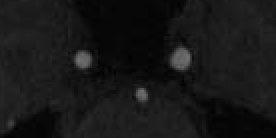
#> input picture DIP_作业/DIP/six/MRA.pgm, 138 x 69 px, found by its file name (shown 2 times larger)
$ jupyter execute '附件1-3.ipynb'
#> lines starting #> are read from the running program, lines starting #| are printed output that depends on the picture; after the words box and inside, x2 and y2 are one past the last pixel; in counts of white or black regions, pixels touching at a corner belong together
#> further down, mra is the input picture: shape (69, 138); min 1, max 114, mean 23.3
[cell 1]
# coding:utf8
import numpy as np
import cv2
from PIL import Image
import pytesseract
import matplotlib.pyplot as plt
import math

[cell 2]
# otsu算法
def otsu(img):
    img_vector = img.flatten()
#> img_vector = 9522 values, max 114 at index 4179, min 1 at index 4067, mean 23.29
    pixel_counter = np.zeros(256)
    for pixel_value in img_vector:
        pixel_counter[pixel_value] += 1
#> this loop made 9522 passes
#> pixel_value on passes 1 to 3: 28, 23, 30
#> after the loop, pixel_counter = 256 values, max 862 at index 7, min 0 at index 0, mean 37.2


    min_variance = np.inf
    best_threshold = 0
    pixel_value = np.arange(256)
    for threshold in range(256):

        pixel_value_A = pixel_value[0:threshold]
        pixel_value_B = pixel_value[threshold:]

        totalPixelNum_A = np.sum(pixel_counter[pixel_value_A])
        totalPixelNum_B = np.sum(pixel_counter[pixel_value_B])

        Probability_pixelvalue_A = pixel_counter[pixel_value_A]/totalPixelNum_A
        Probability_pixelvalue_B = pixel_counter[pixel_value_B]/totalPixelNum_B

        meanPixelValue_A = np.sum(pixel_value_A  *  Probability_pixelvalue_A)
        meanPixelValue_B = np.sum(pixel_value_B  *  Probability_pixelvalue_B)

        varianceA = np.sum(Probability_pixelvalue_A * (pixel_value_A-meanPixelValue_A)**2)
        varianceB = np.sum(Probability_pixelvalue_B * (pixel_value_B-meanPixelValue_B)**2)

        current_total_variance = totalPixelNum_A*varianceA + totalPixelNum_B*varianceB
        if current_total_variance<min_variance:
            min_variance = current_total_variance
            best_threshold = threshold
#> this loop made 256 passes
#> (totalPixelNum_A, totalPixelNum_B, Probability_pixelvalue_A, meanPixelValue_A, meanPixelValue_B, varianceA, varianceB, current_total_variance) on passes 3 to 8: (2, 9520, [0, 1], 1, 23.3, 0, 180.6, 1719210.4), (10, 9512, [0, 0.2, 0.8], 1.8, 23.32, 0.16, 180.4, 1715579.7), (20, 9502, [0, 0.1, 0.4, 0.5], 2.4, 23.34, 0.44, 180.1, 1711454.7), (66, 9456, [0, 0.0303, 0.121, 0.152, 0.697], 3.52, 23.43, 0.674, 179.2, 1694203.6), (240, 9282, [0, 0.00833, 0.0333, 0.0417, 0.192, 0.725], 4.59, 23.78, 0.625, 176, 1634082.2), (534, 8988, [0, 0.00375, 0.015, 0.0187, 0.0861, 0.326, 0.551], 5.37, 24.36, 0.772, 171.1, 1538382.1)
#> (totalPixelNum_A, totalPixelNum_B, meanPixelValue_A, meanPixelValue_B, varianceA, varianceB, current_total_variance, min_variance) on passes 1, 10, 11, 12, 13, 14: (0, 9522, 0, 23.29, 0, 180.7, 1720204.7, 1720204.7), (1755, 7767, 6.71, 27.04, 1.17, 145, 1128259, 1128259), (1942, 7580, 6.93, 27.49, 1.51, 140.3, 1066770.9, 1066770.9), (2095, 7427, 7.15, 27.85, 2.04, 136.8, 1020355.2, 1020355.2), (2217, 7305, 7.36, 28.13, 2.7, 134.3, 986853.5, 986853.5), (2313, 7209, 7.56, 28.34, 3.44, 132.6, 963523.6, 963523.6)
#> after the loop, best_threshold = 21; min_variance = 868341.6


    print(best_threshold)
#| 21
    ret, binary = cv2.threshold(img, best_threshold, 255, cv2.THRESH_BINARY)
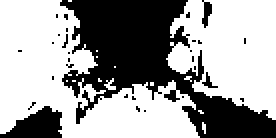
#> binary: shape (69, 138) (shown 2 times larger); 62.5% white; 29 black regions (25 under 20 px), largest, box (x1, y1, x2, y2) and area: (30, 0, 138, 69) 3125, (0, 53, 31, 69) 308, (101, 0, 106, 14) 41, (101, 36, 109, 44) 22
#> ret = 21
    return binary


# rcotsu算法，min为最小灰度参数，max为最大灰度参数
def rc_otsu(img,min,max):
#> called with min = 10, max = 120
    temp=max-min+1
    img_vector = img.flatten()
    pixel_counter = np.zeros(256)
    for pixel_value in img_vector:
        if(pixel_value>=min):
            if(pixel_value<=max):
                pixel_counter[pixel_value] += 1
#> after the loop, pixel_counter = 256 values, max 662 at index 28, min 0 at index 0, mean 29.61


    min_variance = np.inf
    best_threshold = 0
    pixel_value = np.arange(temp)
    for threshold in range(temp):

        pixel_value_A = pixel_value[min:threshold]
        pixel_value_B = pixel_value[threshold:max]

        totalPixelNum_A = np.sum(pixel_counter[pixel_value_A])
        totalPixelNum_B = np.sum(pixel_counter[pixel_value_B])

        Probability_pixelvalue_A = pixel_counter[pixel_value_A]/totalPixelNum_A
        Probability_pixelvalue_B = pixel_counter[pixel_value_B]/totalPixelNum_B

        meanPixelValue_A = np.sum(pixel_value_A  *  Probability_pixelvalue_A)
        meanPixelValue_B = np.sum(pixel_value_B  *  Probability_pixelvalue_B)

        varianceA = np.sum(Probability_pixelvalue_A * (pixel_value_A-meanPixelValue_A)**2)
        varianceB = np.sum(Probability_pixelvalue_B * (pixel_value_B-meanPixelValue_B)**2)

        current_total_variance = totalPixelNum_A*varianceA + totalPixelNum_B*varianceB
        if current_total_variance<min_variance:
            min_variance = current_total_variance
            best_threshold = threshold
#> this loop made 111 passes
#> (totalPixelNum_A, totalPixelNum_B, Probability_pixelvalue_A, meanPixelValue_A, meanPixelValue_B, varianceA, varianceB, current_total_variance) on passes 12 to 17: (153, 7423, [1], 10, 27.8, 0, 133, 987399.7), (275, 7301, [0.556, 0.444], 10.44, 28.08, 0.247, 130.4, 952449.6), (371, 7205, [0.412, 0.329, 0.259], 10.85, 28.3, 0.648, 128.7, 927459.4), (469, 7107, [0.326, 0.26, 0.205, 0.209], 11.3, 28.51, 1.28, 127.2, 904570.1), (589, 6987, [0.26, 0.207, 0.163, 0.166, 0.204], 11.85, 28.76, 2.2, 125.7, 879576.1), (699, 6877, [0.219, 0.175, 0.137, 0.14, 0.172, 0.157], 12.34, 28.98, 3.18, 124.6, 859345.1)
#> (totalPixelNum_A, totalPixelNum_B, meanPixelValue_A, meanPixelValue_B, varianceA, varianceB, current_total_variance, min_variance) on passes 1, 20, 21, 22, 23, 24: (0, 7576, 0, 27.44, 0, 136.6, 1034909.1, 1034909.1), (1061, 6515, 13.95, 29.64, 7.3, 123.2, 810201.1, 810201.1), (1219, 6357, 14.6, 29.9, 9.23, 123.3, 795378.6, 795378.6), (1426, 6150, 15.39, 30.24, 11.51, 124.1, 779542.4, 779542.4), (1625, 5951, 16.07, 30.55, 13.48, 125.3, 767494.7, 767494.7), (1856, 5720, 16.81, 30.89, 15.63, 127.3, 757041.5, 757041.5)


    print(best_threshold)
#| 58
    ret, binary = cv2.threshold(img, best_threshold, 255, cv2.THRESH_BINARY)
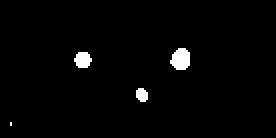
#> binary: shape (69, 138) (shown 2 times larger); 1.9% white; 4 white regions (1 under 20 px), largest, box (x1, y1, x2, y2) and area: (85, 24, 95, 35) 86, (37, 26, 46, 34) 56, (68, 44, 74, 51) 34
    return binary

[cell 3]
mra=cv2.imread(r'E:\fbk\DIP\MRA.pgm',0)
mra = cv2.cvtColor(mra, cv2.COLOR_BGR2RGB)
plt.imshow(mra)
# plt.xticks([]), plt.yticks([])  # 隐藏 x 轴和 y 轴上的刻度值
plt.show()

[cell 4]
# [5 lines of commented-out code are left out]

[cell 5]
binary = cv2.cvtColor(mra, cv2.COLOR_BGR2GRAY)
binaryrc=binary.copy()

otsu_mra=otsu(binary)

[cell 6]
otsu_mra = cv2.cvtColor(otsu_mra, cv2.COLOR_BGR2RGB)
plt.imshow(otsu_mra)

[cell 7]
rc_otsu_mra=rc_otsu(binaryrc,10,120)
rc_otsu_mra = cv2.cvtColor(rc_otsu_mra, cv2.COLOR_BGR2RGB)
plt.imshow(rc_otsu_mra)

[cell 8]
rc_otsu_mra=rc_otsu(binaryrc,15,120)
#> the loop in rc_otsu (call 2), `for pixel_value in img_vector:` made 9522 passes
#| 58
rc_otsu_mra = cv2.cvtColor(rc_otsu_mra, cv2.COLOR_BGR2RGB)
plt.imshow(rc_otsu_mra)

[cell 9]
rc_otsu_mra=rc_otsu(binaryrc,20,120)
#| 56
#> in rc_otsu (call 3), `ret, binary = cv2.threshold(img, best_threshold, 255, cv2.THRESH_BINARY)`: binary: shape (69, 138); 1.9% white; 4 white regions (1 under 20 px), largest, box (x1, y1, x2, y2) and area: (85, 24, 95, 35) 87, (37, 26, 46, 34) 57, (68, 44, 74, 51) 34
rc_otsu_mra = cv2.cvtColor(rc_otsu_mra, cv2.COLOR_BGR2RGB)
plt.imshow(rc_otsu_mra)

[cell 10]
rc_otsu_mra=rc_otsu(binaryrc,25,120)
#> call 4 of rc_otsu, with min = 25, max = 120
#> the loop in rc_otsu (call 4), `for pixel_value in img_vector:` made 9522 passes
#| 53
#> in rc_otsu (call 4), `ret, binary = cv2.threshold(img, best_threshold, 255, cv2.THRESH_BINARY)`:
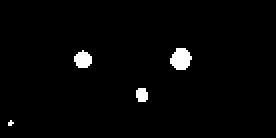
#> binary: shape (69, 138) (shown 2 times larger); 2% white; 4 white regions (1 under 20 px), largest, box (x1, y1, x2, y2) and area: (85, 24, 96, 35) 90, (37, 25, 46, 34) 60, (68, 44, 74, 51) 36
rc_otsu_mra = cv2.cvtColor(rc_otsu_mra, cv2.COLOR_BGR2RGB)
plt.imshow(rc_otsu_mra)

[cell 11]
rc_otsu_mra=rc_otsu(binaryrc,30,120)
#| 53
rc_otsu_mra = cv2.cvtColor(rc_otsu_mra, cv2.COLOR_BGR2RGB)
plt.imshow(rc_otsu_mra)

[cell 12]
rc_otsu_mra=rc_otsu(binaryrc,35,120)
#| 54
#> in rc_otsu (call 6), `ret, binary = cv2.threshold(img, best_threshold, 255, cv2.THRESH_BINARY)`: binary: shape (69, 138); 2% white; 4 white regions (1 under 20 px), largest, box (x1, y1, x2, y2) and area: (85, 24, 96, 35) 90, (37, 25, 46, 34) 60, (68, 44, 74, 51) 35
rc_otsu_mra = cv2.cvtColor(rc_otsu_mra, cv2.COLOR_BGR2RGB)
plt.imshow(rc_otsu_mra)

[cell 13]
rc_otsu_mra=rc_otsu(binaryrc,40,120)
#| 59
#> in rc_otsu (call 7), `ret, binary = cv2.threshold(img, best_threshold, 255, cv2.THRESH_BINARY)`: binary: shape (69, 138); 1.8% white; 4 white regions (1 under 20 px), largest, box (x1, y1, x2, y2) and area: (85, 24, 95, 35) 84, (37, 26, 46, 34) 56, (68, 44, 74, 51) 34
rc_otsu_mra = cv2.cvtColor(rc_otsu_mra, cv2.COLOR_BGR2RGB)
plt.imshow(rc_otsu_mra)

[cell 14]
rc_otsu_mra=rc_otsu(binaryrc,10,115)
#| 57
rc_otsu_mra = cv2.cvtColor(rc_otsu_mra, cv2.COLOR_BGR2RGB)
plt.imshow(rc_otsu_mra)

[cell 15]
rc_otsu_mra=rc_otsu(binaryrc,10,110)
#| 54
rc_otsu_mra = cv2.cvtColor(rc_otsu_mra, cv2.COLOR_BGR2RGB)
plt.imshow(rc_otsu_mra)

[cell 16]
rc_otsu_mra=rc_otsu(binaryrc,10,105)
#| 50
#> in rc_otsu (call 10), `ret, binary = cv2.threshold(img, best_threshold, 255, cv2.THRESH_BINARY)`: binary: shape (69, 138); 2.1% white; 4 white regions (1 under 20 px), largest, box (x1, y1, x2, y2) and area: (85, 23, 96, 35) 96, (37, 25, 46, 35) 63, (68, 44, 74, 51) 36
rc_otsu_mra = cv2.cvtColor(rc_otsu_mra, cv2.COLOR_BGR2RGB)
plt.imshow(rc_otsu_mra)

[cell 17]
rc_otsu_mra=rc_otsu(binaryrc,10,100)
#> the loop in rc_otsu (call 11), `for pixel_value in img_vector:` made 9522 passes
#| 25
#> in rc_otsu (call 11), `ret, binary = cv2.threshold(img, best_threshold, 255, cv2.THRESH_BINARY)`:
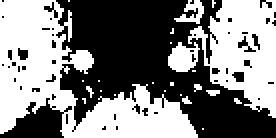
#> binary: shape (69, 138) (shown 2 times larger); 50.5% white; 51 black regions (45 under 20 px), largest, box (x1, y1, x2, y2) and area: (28, 0, 138, 69) 4063, (0, 49, 36, 69) 365, (119, 18, 128, 26) 25, (116, 36, 122, 41) 24, (9, 24, 14, 30) 23, (22, 1, 29, 9) 20
rc_otsu_mra = cv2.cvtColor(rc_otsu_mra, cv2.COLOR_BGR2RGB)
plt.imshow(rc_otsu_mra)

[cell 18]
rc_otsu_mra=rc_otsu(binaryrc,30,110)
#> the loop in rc_otsu (call 12), `for pixel_value in img_vector:` made 9522 passes
#| 47
#> in rc_otsu (call 12), `ret, binary = cv2.threshold(img, best_threshold, 255, cv2.THRESH_BINARY)`:
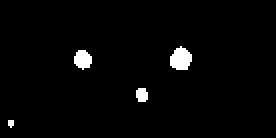
#> binary: shape (69, 138) (shown 2 times larger); 2.2% white; 4 white regions (1 under 20 px), largest, box (x1, y1, x2, y2) and area: (85, 23, 96, 35) 98, (37, 25, 46, 35) 67, (68, 44, 74, 51) 36
rc_otsu_mra = cv2.cvtColor(rc_otsu_mra, cv2.COLOR_BGR2RGB)
plt.imshow(rc_otsu_mra)
